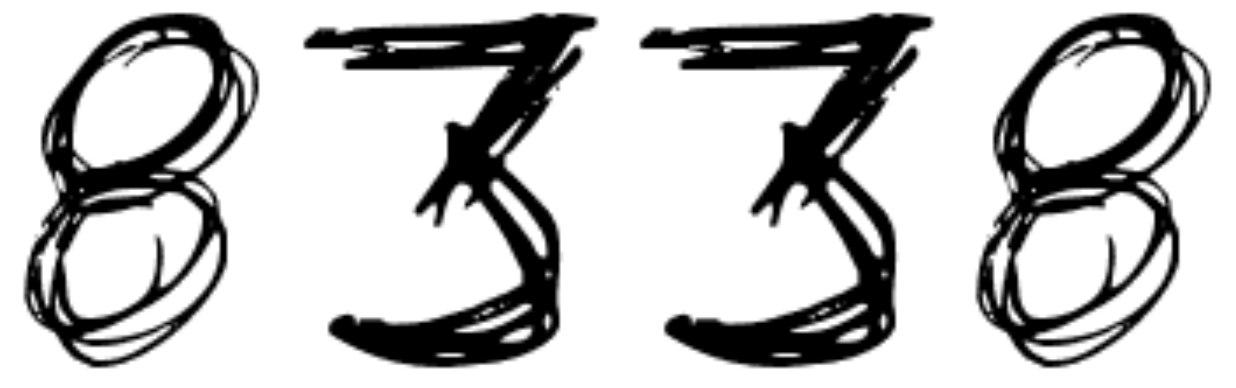
#> input picture images/hand.png, 1236 x 388 px
$ jupyter execute binarizing.ipynb
#> lines starting #> are read from the running program, lines starting #| are printed output that depends on the picture; after the words box and inside, x2 and y2 are one past the last pixel; in counts of white or black regions, pixels touching at a corner belong together
[cell 1]
import numpy as np
from PIL import Image
import pandas as pd

import matplotlib.pyplot as plt

# Setting the points for cropped image

im = Image.open('images/hand.png')
#> im is the input picture: PIL image 1236x388 RGBA; mean R, G, B, A 195, 195, 195, 255
width, height = im.size
#> width = 1236; height = 388
width, height = int(width/2.26), int(height/2.26)
#> width = 546; height = 171
k = 1.628
width, height = int(width/k), int(height/k)
#> width = 335; height = 105
im = im.resize((width, height))
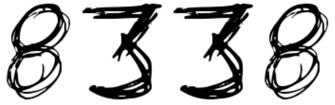
#> im: PIL image 335x105 RGBA; mean R, G, B, A 195, 195, 195, 255
im = np.array(im.convert('L'))
#> im: shape (105, 335)
#print(type(im_gray))

xx = im < 128
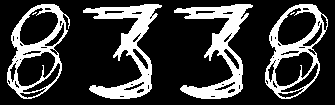
#> xx: shape (105, 335) bool; 23.8% white; 6 white regions (2 under 20 px), largest, box (x1, y1, x2, y2) and area: (83, 4, 162, 99) 2410, (174, 4, 253, 99) 2406, (265, 4, 328, 99) 1765, (7, 4, 70, 99) 1762
plt.imshow(xx)
print (np.sum(xx))
#| 8357

ap = np.array(np.where(xx==True)).T
#> ap = 8357 pairs, first value 4 to 98, second value 7 to 327
ap[:,0] -= min(ap[:,0])
ap[:,1] -= min(ap[:,1])
ap = ap[:8338]
#> ap = 8338 pairs, first value 0 to 94, second value 0 to 320
print (np.shape(ap))
#| (8338, 2)

$ run again, with images/akr.png copied over images/hand.png
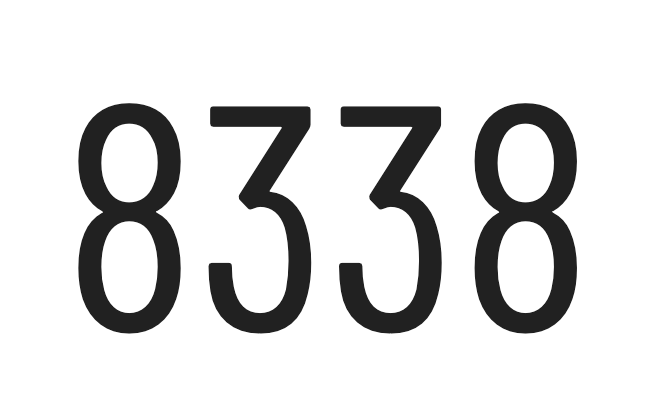
#> input picture images/akr.png, 672 x 414 px
#> im is the input picture: PIL image 672x414 RGBA; mean R, G, B, A 220.5, 220.5, 220.5, 255
#> `im = im.resize((width, height))`:
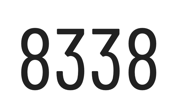
#> im: PIL image 182x112 RGBA; mean R, G, B, A 220.2, 220.2, 220.2, 255
#> `xx = im < 128`:
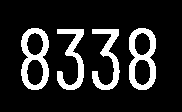
#> xx: shape (112, 182) bool; 15.1% white; 4 white regions, box (x1, y1, x2, y2) and area: (21, 28, 49, 90) 865, (129, 28, 156, 90) 862, (92, 29, 120, 90) 675, (57, 29, 84, 90) 672
#| 3074
#> `ap = np.array(np.where(xx==True)).T`: ap = 3074 pairs, first value 28 to 89, second value 21 to 155
#> `ap = ap[:8338]`: ap = 3074 pairs, first value 0 to 61, second value 0 to 134
#| (3074, 2)

$ run again, with images/bdepressed.png copied over images/hand.png
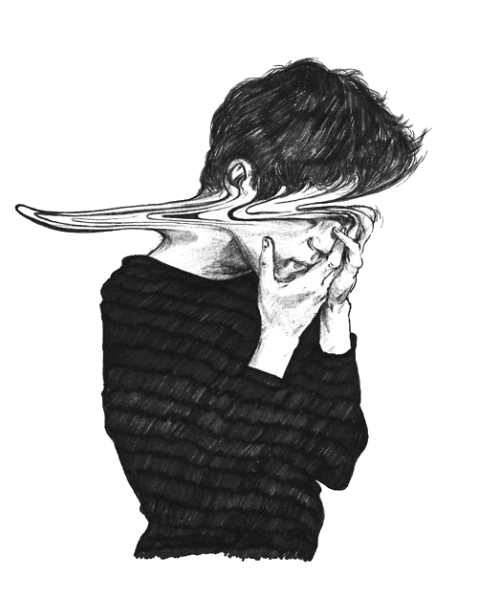
#> input picture images/bdepressed.png, 478 x 600 px
#> im is the input picture: PIL image 478x600 LA; mean R, G, B, A 31.5, 31.5, 31.5, 97.6
#> `im = np.array(im.convert('L'))`:
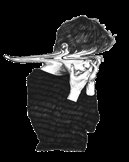
#> im: shape (162, 129); min 0, max 255, mean 33.4
#> `xx = im < 128`:
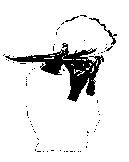
#> xx: shape (162, 129) bool; 90.6% white; 66 black regions (63 under 20 px), largest, box (x1, y1, x2, y2) and area: (5, 43, 104, 102) 1723, (89, 18, 117, 45) 89, (65, 16, 79, 22) 22
#| 18937
#> `ap = np.array(np.where(xx==True)).T`: ap = 18937 pairs, first value 0 to 161, second value 0 to 128
#> `ap = ap[:8338]`: ap = 8338 pairs, first value 0 to 75, second value 0 to 128
#| (8338, 2)

$ run again, with images/gdepressed.png copied over images/hand.png
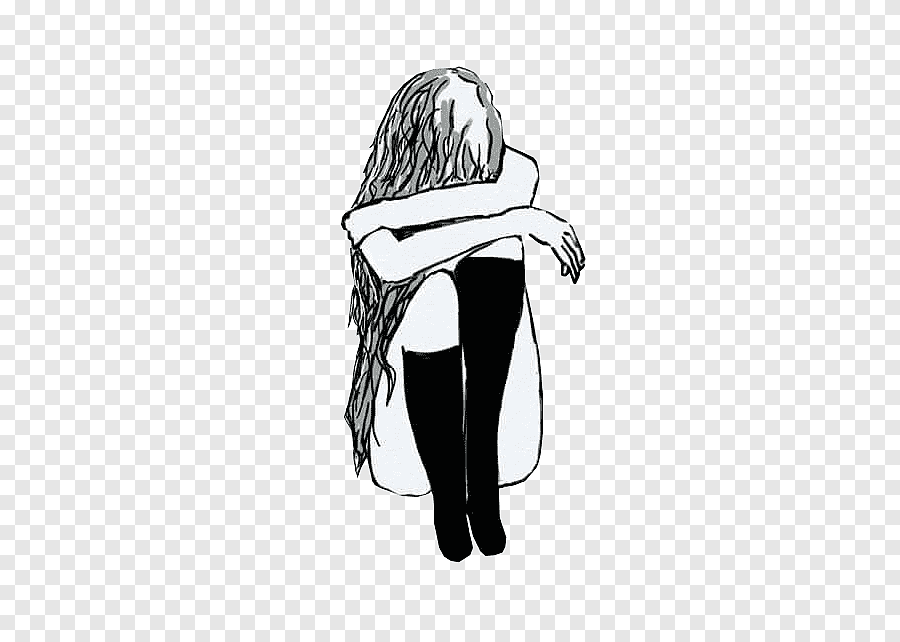
#> input picture images/gdepressed.png, 900 x 642 px
#> im is the input picture: PIL image 900x642 P; mean R, G, B 226.8, 227.1, 227.2
#> `im = im.resize((width, height))`:
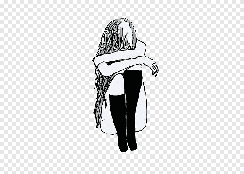
#> im: PIL image 244x174 P; mean R, G, B 226.9, 227.2, 227.4
#> `xx = im < 128`:
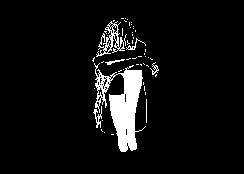
#> xx: shape (174, 244) bool; 6.4% white; 53 white regions (46 under 20 px), largest, box (x1, y1, x2, y2) and area: (94, 63, 146, 152) 2002, (96, 21, 125, 57) 331, (93, 106, 102, 128) 74
#| 2696
#> `ap = np.array(np.where(xx==True)).T`: ap = 2696 pairs, first value 18 to 151, second value 92 to 158
#> `ap = ap[:8338]`: ap = 2696 pairs, first value 0 to 133, second value 0 to 66
#| (2696, 2)
